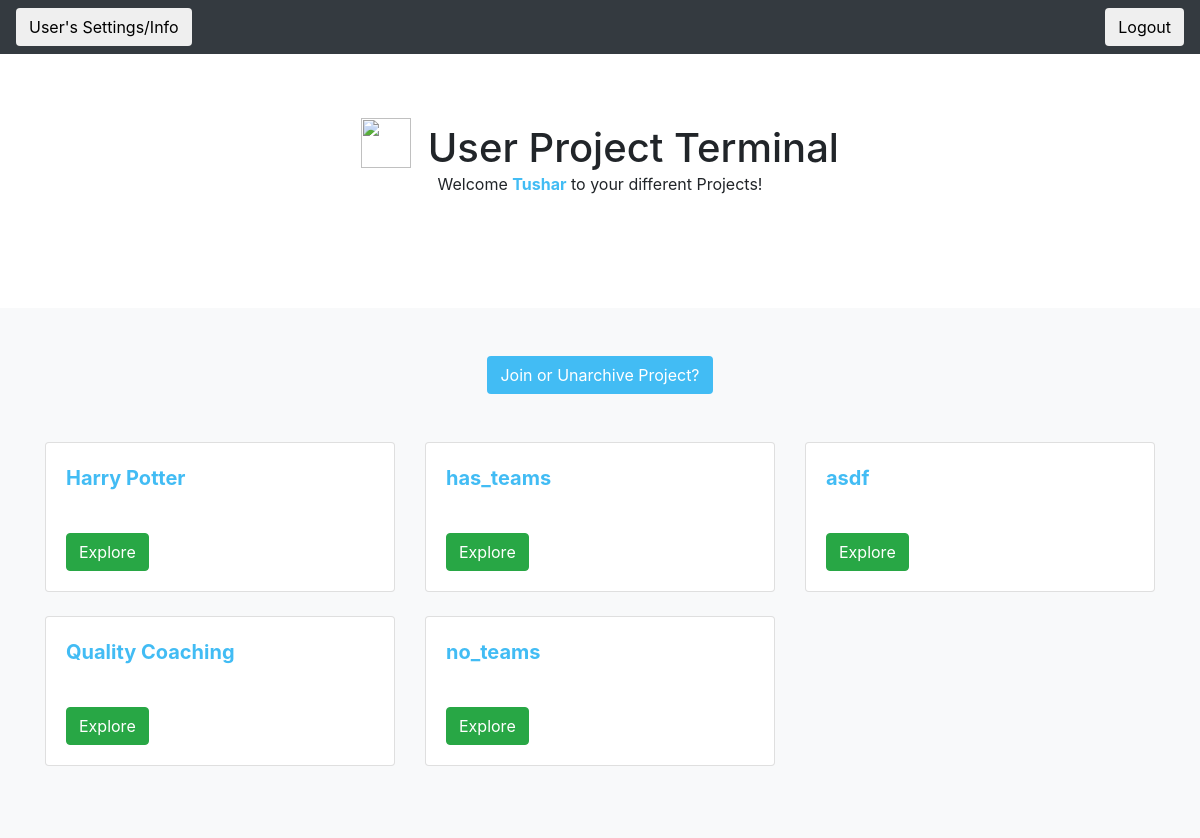
/quest/user_project_page/tdesai (signed in), run on the app's committed database.
### quest_extension/models.py (models this page shows)
class User(models.Model):
    user_ldap = models.CharField(max_length=45)
    user_first_name = models.CharField(max_length=45)
    user_last_name = models.CharField(max_length=45)
    user_email = models.CharField(max_length=45)
    user_password = models.CharField(max_length = 100)
    user_reset_password_pin = models.CharField(max_length = 100, null=True, default = None)

class Project(models.Model):
    project_name = models.CharField(max_length=1000)
    project_description = models.CharField(max_length=1000, blank = True, null = True)
    project_random_phrase = models.CharField(max_length = 255, unique = True)
    project_admin_pin = models.CharField(max_length = 255, unique = True)
    project_editable = models.BooleanField()
    project_has_teams = models.BooleanField(default = False)

### quest_extension/views.py (the view)
# urls.py: path('user_project_page/<ldap>', views.get_user_project_page),
def get_user_project_page(request, ldap):
    print (validate_user_access(request, ldap))
    if not validate_user_access(request, ldap):
        return HttpResponseRedirect('/quest/user_login')
    current_user = User.objects.get(user_ldap = ldap)
    user_projects = UserProject.objects.filter(user = current_user, archived = False).values_list('project', flat=True)
    user_projects = Project.objects.filter(pk__in=user_projects)
    list_of_archived_projects = UserProject.objects.filter(user = current_user, archived = True).values_list('project', flat=True)
    list_of_archived_projects = Project.objects.filter(pk__in=list_of_archived_projects)
    add_new_project_form = AddNewProjectForm()
    context = {'current_user': current_user,
    'user_projects': user_projects,
    'add_new_project_form': add_new_project_form,
    'list_of_archived_projects': list_of_archived_projects}
    return render(request, 'quest_extension/user_project_page.html', context)

### quest_extension/logic.py (called while the page is built)
def validate_user_access(request, ldap):
    return 'current_user_ldap' in request.session and request.session['current_user_ldap'] == ldap

### quest_extension/templates/quest_extension/user_project_page.html (shortened to what this page needs)
{% load static %}
<!doctype html>
<html lang="en">
  <head>
    <link rel="stylesheet" href="https://maxcdn.bootstrapcdn.com/bootstrap/4.0.0/css/bootstrap.min.css">
    <link rel="stylesheet" type="text/css" href="{% static 'quest_extension/user_project_page_style.css' %}">
  </head>
  <body>
    <header>
      <div class="navbar navbar-dark bg-dark box-shadow">
        <form method='GET' action = '/quest/user_settings_info/{{current_user.user_ldap}}'>
            <button class = 'btn' type='submit'>User's Settings/Info</button>
        </form>
        <form method='POST' action = '/quest/user_logout/{{ current_user.user_ldap}}'>
                <button class = 'btn' type = 'submit', name = 'logout'>Logout</button>
            </form>
      </div>
    </header>
    <main role="main">
      <section class="jumbotron text-center" style = 'background-color: white'>
    <div class="container">
    <h1 class="jumbotron-heading"  style = 'display:inline;'>
         <img class = 'imageWithText' style="width:50px; height:50px; margin-right:6px; margin-bottom:4px;" src = 'https://i.imgur.com/1533RUp.png'>
            User Project Terminal
    </h1>
    <p class="jumbotron-heading2">Welcome <strong style = 'color:#42bcf4'>{{ current_user.user_first_name }}</strong> to your different Projects!</p>
    </div>
    </section>
      <div class="album py-5 bg-light">
        <div class="container">
            <div id = 'join_or_unarchive' style = 'text-align: center;'>
            <button class = 'btn' style = 'background-color:#42bcf4; color: white' onclick = 'show_join_project_user()'> Join or Unarchive Project?</button>
            </div>
                <br>
                <br>
          <div class="row">
            {% for project in user_projects %}
            <div class="col-md-4">
              <div class="card mb-4 box-shadow">
                <div class="card-body">
                  <p>
                    <strong style = 'color: #42bcf4; font-size: 20px '>{{project.project_name}}</strong>
                </p>
                <br>
                  <div class="d-flex justify-content-between align-items-center">
                    <div class="btn-group">
                        <form method='GET', action = '/quest/user_home/{{ current_user.user_ldap }}/{{ project.id }}'>
                            <div id= 'project_button'>
                                <button class ='btn btn-success' type='submit'>Explore</button>
                            </div>
                        </form>
                    </div>
                  </div>
                </div>
              </div>
            </div>
            {% endfor %}
          </div>
        </div>
      </div>
    </main>
  </body>
</html>

### quest_extension/static/quest_extension/user_project_page_style.css (style rules this page uses)
.imageWithText { width:auto; height:1.5em; vertical-align:text-bottom; }

### data on the page
User: user_first_name "Tushar"
Project: project_name "Harry Potter"
Project: project_name "has_teams"
Project: project_name "asdf"
Project: project_name "Quality Coaching"
Project: project_name "no_teams"
